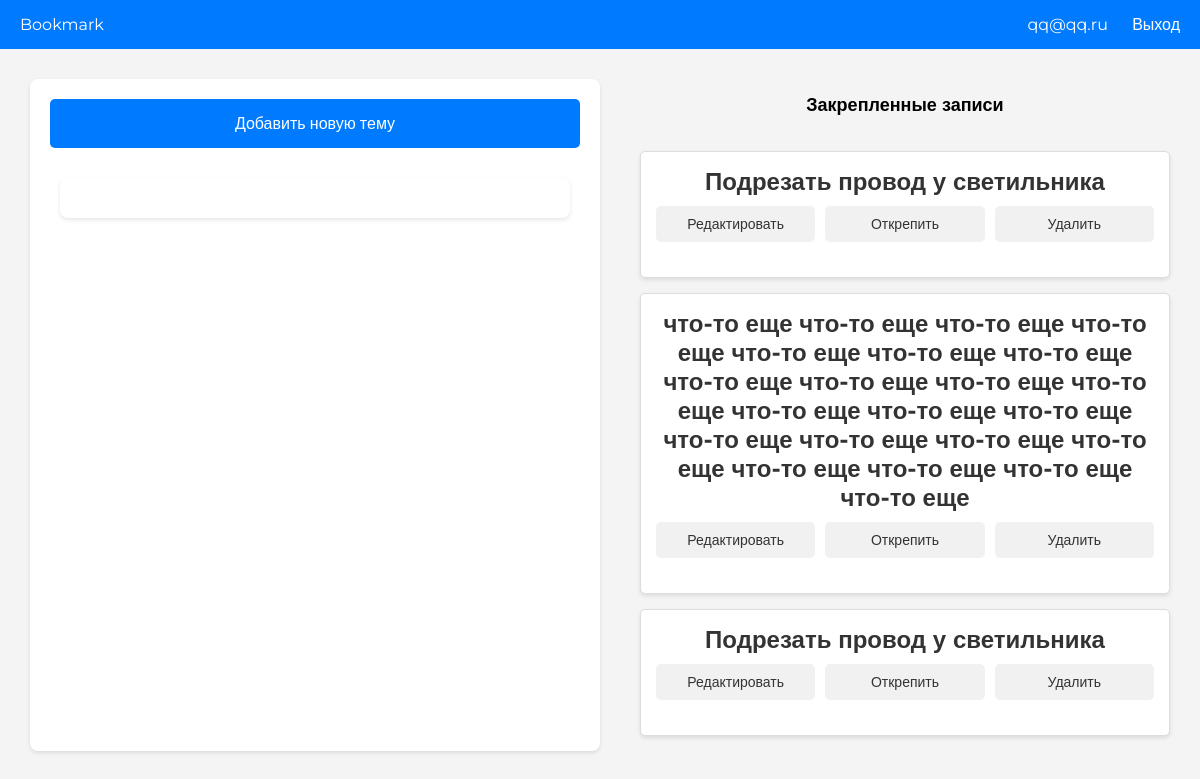
The page /home (signed in) on the database as committed earlier.
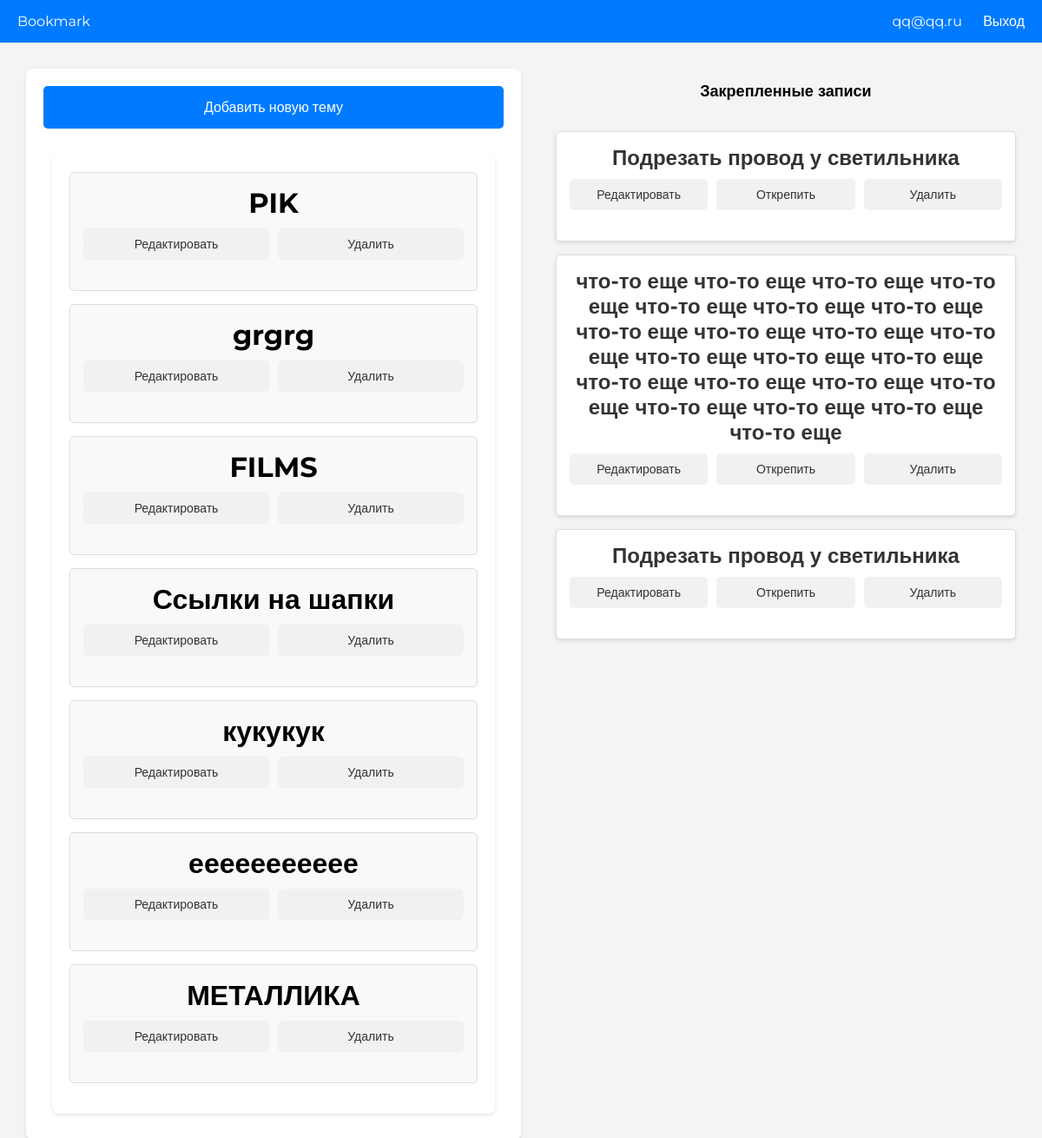
The same page on the database as committed later.
### app/models.py (models this page shows, shortened)
class User(Base, UserMixin):
    __tablename__ = 'users'
    id: Mapped[int] = mapped_column(Integer, primary_key=True, index=True)
    email: Mapped[str] = mapped_column(String, unique=True, index=True, nullable=False)
    password: Mapped[str] = mapped_column(String, nullable=False)
    topics: Mapped[List['Topic']] = relationship("Topic", back_populates="user", cascade="all, delete-orphan")

class Topic(Base):
    __tablename__ = 'topics'
    id: Mapped[int] = mapped_column(Integer, primary_key=True, index=True)
    name: Mapped[str] = mapped_column(String, index=True, nullable=False)
    user_id: Mapped[int] = mapped_column(Integer, ForeignKey('users.id'), nullable=False)
    user: Mapped[User] = relationship("User", back_populates="topics")
    posts: Mapped[List['Post']] = relationship("Post", back_populates="topic", cascade="all, delete-orphan")

### app/routes.py (the view)
@app.route('/home')
@login_required
def home():
    session = Session()
    topics = session.query(Topic).filter_by(user_id=current_user.id).all()
    session.close()
    return render_template('home.html', topics=topics)

### app/__init__.py (called while the page is built)
def create_app():
    login_manager.init_app(app)
    @login_manager.user_loader
    def load_user(user_id):
        session = Session()
        return session.query(User).get(int(user_id))
    with app.app_context():
        from . import routes
    return app

### app/templates/home.html (shortened to what this page needs)
<!DOCTYPE html>
<html lang="ru">
<head>
    <link rel="stylesheet" href="/static/css/styles.css">
    <link rel="stylesheet" href="/static/css/home.css">
</head>
<body>
    <header>
        <div class="logo">Bookmark</div>
        <nav>
            {{ current_user.email }}
            <a href="/logout">Выход</a>
        </nav>
    </header>
    <main>
        <div class="sidebar">
            <button id="addTopicButton">Добавить новую тему</button>
            <div class="topics">
                {% for topic in topics %}
                <div class="topic">
                    <div class="topic-title">
                        <a href="{{ url_for('theme', topic_id=topic.id) }}">{{ topic.name }}</a>
                    </div>
                    <div class="actions">
                        <button>Редактировать</button>
                        <button>Удалить</button>
                    </div>
                </div>
                {% endfor %}
            </div>
        </div>
        <div class="pinned">
            <div class="section-title">Закрепленные записи</div>
            <div class="pinned-post">
                <div class="post-title">Подрезать провод у светильника</div>
                <div class="actions">
                    <button>Редактировать</button>
                    <button>Открепить</button>
                    <button>Удалить</button>
                </div>
            </div>
            <div class="pinned-post">
                <div class="post-title">что-то еще что-то еще что-то еще что-то еще что-то еще что-то еще что-то еще что-то еще что-то еще что-то еще что-то еще что-то еще что-то еще что-то еще что-то еще что-то еще что-то еще что-то еще что-то еще что-то еще что-то еще что-то еще</div>
                <div class="actions">
                    <button>Редактировать</button>
                    <button>Открепить</button>
                    <button>Удалить</button>
                </div>
                </div>
                <div class="pinned-post">
                <div class="post-title">Подрезать провод у светильника</div>
                <div class="actions">
                    <button>Редактировать</button>
                    <button>Открепить</button>
                    <button>Удалить</button>
                </div>
            </div>
            </div>
    </main>
</body>
</html>

### app/static/css/styles.css (style rules this page uses)
body { font-family: 'Roboto', sans-serif; margin: 0; padding: 0; background-color: #f4f4f4; color: #333; }
a { text-decoration: none; color: black; }
header { background-color: #007BFF; color: white; padding: 15px 20px; display: flex; justify-content: space-between; align-items: center; font-family: 'Montserrat', sans-serif; }
header a { color: white; text-decoration: none; margin-left: 20px; }
button { background-color: #007BFF; color: white; border: none; padding: 15px 30px; font-size: 16px; border-radius: 5px; cursor: pointer; margin-bottom: 20px; width: 100%; font-family: 'Montserrat', sans-serif; }
.actions { display: flex; gap: 10px; justify-content: center; margin-top: 10px; }
.actions button { background-color: #f1f1f1; color: #333; border: none; padding: 10px 20px; border-radius: 5px; cursor: pointer; font-size: 14px; font-family: 'Roboto', sans-serif; }

### app/static/css/home.css (style rules this page uses)
main { display: flex; justify-content: space-between; padding: 20px; max-width: 1200px; margin: auto; }
.sidebar, .topics, .pinned { background-color: white; border-radius: 8px; box-shadow: 0 2px 4px rgba(0, 0, 0, 0.1); padding: 20px; margin: 10px; flex: 1; }
.sidebar { margin-right: 20px; }
.pinned { margin-left: 20px; background-color: transparent; box-shadow: none; border: none; padding: 0; }
.topic, .pinned-post { background-color: #f9f9f9; border: 1px solid #ddd; padding: 15px; border-radius: 5px; margin-bottom: 15px; position: relative; text-align: center; }
.topic-title, .post-title { font-size: 32px; font-weight: bold; margin-bottom: 10px; font-family: 'Montserrat', sans-serif; }
.section-title { color: #000; padding: 15px 0; text-align: center; font-size: 18px; font-weight: bold; margin-bottom: 20px; font-family: 'Montserrat', sans-serif; }
.pinned-post { background-color: #fff; border: 1px solid #ddd; padding: 15px; border-radius: 5px; margin-bottom: 15px; box-shadow: 0 2px 4px rgba(0, 0, 0, 0.1); }
.pinned-post .post-title { font-size: 24px; font-family: 'Montserrat', sans-serif; }

Rows that differ between the two databases and show on the page:
added Topic: name "PIK"
added Topic: name "grgrg"
added Topic: name "FILMS"
added Topic: name "Ссылки на шапки"
added Topic: name "кукукук"
added Topic: name "еееееееееее"
added Topic: name "МЕТАЛЛИКА"
